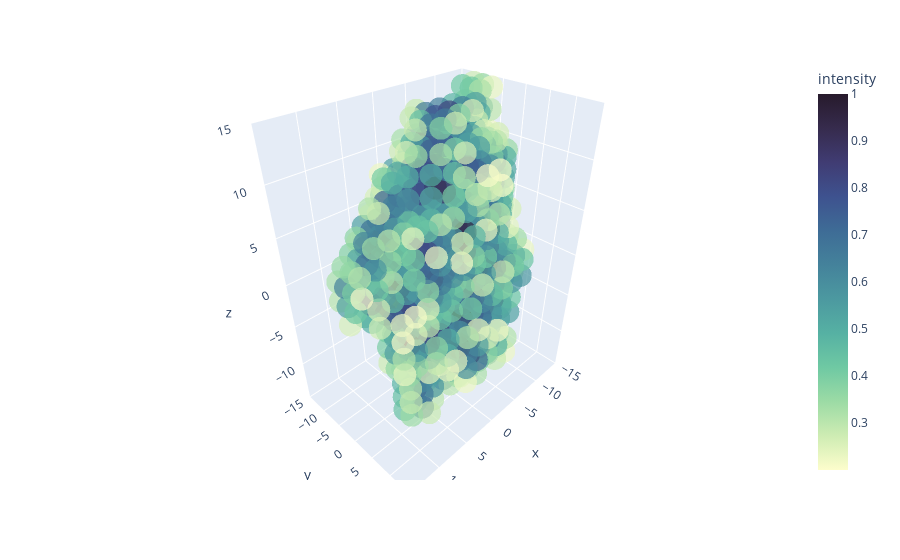

The notebook cell saved with this chart:
### Code cell
field_dict = make_fields(myprotein_dict[0], channels = ['partialcharge'], bin_size=2.0,num_bins=30, ligand=True, ligand_dict=myprotein_dict[1])

from cnns4qspr import visualizer
plottable=plot_field_test(field_dict['partialcharge'],num_bins=30, show=False)
plottable.show()

### Figure 1 — Plotly figure (JSON) as saved in the notebook; plotly's stock layout.template omitted (floating-point values rounded to 4 significant figures; data arrays with more than 128 entries replaced by an {"elided": "..."} marker saying what was removed)
{"data": [{"hovertemplate": "x=%{x}<br>y=%{y}<br>z=%{z}<br>intensity=%{marker.color}<extra></extra>", "legendgroup": "", "marker": {"color": {"elided": "882 float values"}, "coloraxis": "coloraxis", "opacity": 0.7, "symbol": "circle"}, "mode": "markers", "name": "", "scene": "scene", "showlegend": false, "type": "scatter3d", "x": {"elided": "882 int values"}, "y": {"elided": "882 int values"}, "z": {"elided": "882 int values"}}], "layout": {"coloraxis": {"colorbar": {"title": {"text": "intensity"}}, "colorscale": [[0, "rgb(253, 253, 204)"], [0.09091, "rgb(206, 236, 179)"], [0.1818, "rgb(156, 219, 165)"], [0.2727, "rgb(111, 201, 163)"], [0.3636, "rgb(86, 177, 163)"], [0.4545, "rgb(76, 153, 160)"], [0.5455, "rgb(68, 130, 155)"], [0.6364, "rgb(62, 108, 150)"], [0.7273, "rgb(62, 82, 143)"], [0.8182, "rgb(64, 60, 115)"], [0.9091, "rgb(54, 43, 77)"], [1, "rgb(39, 26, 44)"]]}, "legend": {"tracegroupgap": 0}, "margin": {"t": 60}, "scene": {"domain": {"x": [0, 1], "y": [0, 1]}, "xaxis": {"range": [-15, 15], "title": {"text": "x"}}, "yaxis": {"range": [-15, 15], "title": {"text": "y"}}, "zaxis": {"range": [-15, 15], "title": {"text": "z"}}}, "title": {"text": ""}}}
